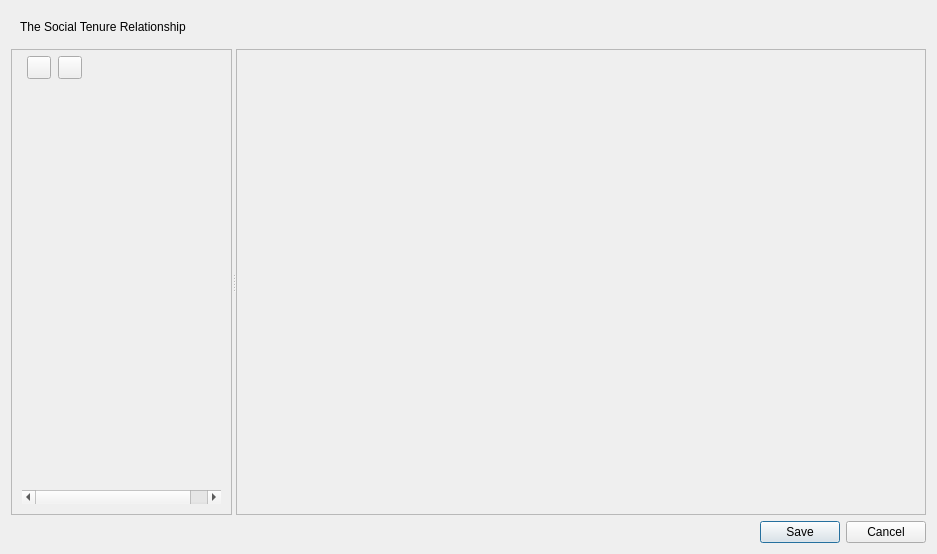
<?xml version="1.0" encoding="UTF-8"?>
<ui version="4.0">
 <class>STREditor</class>
 <widget class="QDialog" name="STREditor">
  <property name="geometry">
   <rect>
    <x>0</x>
    <y>0</y>
    <width>937</width>
    <height>554</height>
   </rect>
  </property>
  <property name="sizePolicy">
   <sizepolicy hsizetype="Expanding" vsizetype="Expanding">
    <horstretch>0</horstretch>
    <verstretch>0</verstretch>
   </sizepolicy>
  </property>
  <property name="minimumSize">
   <size>
    <width>600</width>
    <height>400</height>
   </size>
  </property>
  <property name="windowTitle">
   <string>New Social Tenure Relationship</string>
  </property>
  <layout class="QVBoxLayout" name="verticalLayout_9">
   <item>
    <layout class="QHBoxLayout" name="horizontalLayout">
     <item>
      <layout class="QVBoxLayout" name="str_notification"/>
     </item>
    </layout>
   </item>
   <item>
    <widget class="QWidget" name="top_description" native="true">
     <layout class="QVBoxLayout" name="verticalLayout_10">
      <item>
       <widget class="QLabel" name="description_lbl">
        <property name="text">
         <string>The Social Tenure Relationship</string>
        </property>
       </widget>
      </item>
     </layout>
    </widget>
   </item>
   <item>
    <widget class="QSplitter" name="splitter">
     <property name="sizePolicy">
      <sizepolicy hsizetype="Expanding" vsizetype="Expanding">
       <horstretch>0</horstretch>
       <verstretch>0</verstretch>
      </sizepolicy>
     </property>
     <property name="minimumSize">
      <size>
       <width>300</width>
       <height>300</height>
      </size>
     </property>
     <property name="orientation">
      <enum>Qt::Horizontal</enum>
     </property>
     <widget class="QFrame" name="str_tree_view_frame">
      <property name="sizePolicy">
       <sizepolicy hsizetype="MinimumExpanding" vsizetype="Expanding">
        <horstretch>0</horstretch>
        <verstretch>0</verstretch>
       </sizepolicy>
      </property>
      <property name="minimumSize">
       <size>
        <width>70</width>
        <height>100</height>
       </size>
      </property>
      <property name="maximumSize">
       <size>
        <width>350</width>
        <height>500000</height>
       </size>
      </property>
      <property name="frameShape">
       <enum>QFrame::StyledPanel</enum>
      </property>
      <layout class="QVBoxLayout" name="verticalLayout">
       <property name="spacing">
        <number>1</number>
       </property>
       <property name="leftMargin">
        <number>10</number>
       </property>
       <property name="topMargin">
        <number>1</number>
       </property>
       <property name="rightMargin">
        <number>10</number>
       </property>
       <property name="bottomMargin">
        <number>10</number>
       </property>
       <item>
        <layout class="QHBoxLayout" name="horizontalLayout_2">
         <property name="spacing">
          <number>7</number>
         </property>
         <property name="leftMargin">
          <number>5</number>
         </property>
         <property name="topMargin">
          <number>5</number>
         </property>
         <property name="bottomMargin">
          <number>5</number>
         </property>
         <item>
          <widget class="QToolButton" name="add_str_btn">
           <property name="toolTip">
            <string>Add Social Tenure Relationship</string>
           </property>
           <property name="text">
            <string/>
           </property>
          </widget>
         </item>
         <item>
          <widget class="QToolButton" name="remove_str_btn">
           <property name="toolTip">
            <string>Remove Social Tenure Relationship</string>
           </property>
           <property name="text">
            <string/>
           </property>
          </widget>
         </item>
         <item>
          <spacer name="horizontalSpacer">
           <property name="orientation">
            <enum>Qt::Horizontal</enum>
           </property>
           <property name="sizeType">
            <enum>QSizePolicy::MinimumExpanding</enum>
           </property>
           <property name="sizeHint" stdset="0">
            <size>
             <width>40</width>
             <height>20</height>
            </size>
           </property>
          </spacer>
         </item>
        </layout>
       </item>
       <item>
        <widget class="QScrollArea" name="scrollArea">
         <property name="sizePolicy">
          <sizepolicy hsizetype="MinimumExpanding" vsizetype="Expanding">
           <horstretch>0</horstretch>
           <verstretch>0</verstretch>
          </sizepolicy>
         </property>
         <property name="minimumSize">
          <size>
           <width>50</width>
           <height>100</height>
          </size>
         </property>
         <property name="frameShape">
          <enum>QFrame::NoFrame</enum>
         </property>
         <property name="frameShadow">
          <enum>QFrame::Sunken</enum>
         </property>
         <property name="lineWidth">
          <number>1</number>
         </property>
         <property name="widgetResizable">
          <bool>true</bool>
         </property>
         <widget class="QWidget" name="tree_view_container">
          <property name="geometry">
           <rect>
            <x>0</x>
            <y>0</y>
            <width>220</width>
            <height>389</height>
           </rect>
          </property>
          <property name="sizePolicy">
           <sizepolicy hsizetype="Expanding" vsizetype="Expanding">
            <horstretch>0</horstretch>
            <verstretch>0</verstretch>
           </sizepolicy>
          </property>
          <property name="minimumSize">
           <size>
            <width>220</width>
            <height>100</height>
           </size>
          </property>
         </widget>
        </widget>
       </item>
      </layout>
     </widget>
     <widget class="QStackedWidget" name="component_container">
      <property name="sizePolicy">
       <sizepolicy hsizetype="Expanding" vsizetype="Expanding">
        <horstretch>0</horstretch>
        <verstretch>0</verstretch>
       </sizepolicy>
      </property>
      <property name="frameShape">
       <enum>QFrame::StyledPanel</enum>
      </property>
      <property name="midLineWidth">
       <number>0</number>
      </property>
      <property name="currentIndex">
       <number>3</number>
      </property>
      <widget class="QWidget" name="componentPage1">
       <layout class="QVBoxLayout" name="verticalLayout_2">
        <item>
         <widget class="QLabel" name="str_introduction">
          <property name="text">
           <string>&lt;html&gt;&lt;head/&gt;&lt;body&gt;&lt;p&gt;Social Tenure
                                                Relationship (STR) refers to the right or 'relationship' between party
                                                and spatial unit (which is represented as polygons on the map). The two
                                                entities are related through a tenure right. &lt;/p&gt;&lt;p&gt;This
                                                module provides a mechanism to link the two entities with a tenure type
                                                and substanciated by supporting documents. &lt;/p&gt;&lt;p&gt;To begin,
                                                click on the 'Party' item in the left side.&lt;/p&gt;&lt;/body&gt;&lt;/html&gt;
                                            </string>
          </property>
          <property name="wordWrap">
           <bool>true</bool>
          </property>
         </widget>
        </item>
        <item>
         <spacer name="verticalSpacer">
          <property name="orientation">
           <enum>Qt::Vertical</enum>
          </property>
          <property name="sizeHint" stdset="0">
           <size>
            <width>20</width>
            <height>40</height>
           </size>
          </property>
         </spacer>
        </item>
       </layout>
      </widget>
      <widget class="QWidget" name="componentPage2">
       <layout class="QVBoxLayout" name="verticalLayout_16">
        <item>
         <layout class="QVBoxLayout" name="party_layout">
          <property name="spacing">
           <number>7</number>
          </property>
         </layout>
        </item>
       </layout>
      </widget>
      <widget class="QWidget" name="componentPage3">
       <layout class="QVBoxLayout" name="verticalLayout_3">
        <item>
         <widget class="QTabWidget" name="tabWidget">
          <property name="currentIndex">
           <number>0</number>
          </property>
          <widget class="QWidget" name="spatial_unit_tab">
           <attribute name="title">
            <string>Add Spatial Unit</string>
           </attribute>
           <layout class="QVBoxLayout" name="verticalLayout_4">
            <item>
             <widget class="QWidget" name="spatial_unit_box" native="true"/>
            </item>
           </layout>
          </widget>
          <widget class="QWidget" name="mirror_map_tab">
           <attribute name="title">
            <string>Preview Spatial Unit</string>
           </attribute>
           <layout class="QVBoxLayout" name="verticalLayout_5">
            <item>
             <widget class="SpatialPreview" name="mirror_map">
              <property name="currentIndex">
               <number>-1</number>
              </property>
             </widget>
            </item>
           </layout>
          </widget>
         </widget>
        </item>
       </layout>
      </widget>
      <widget class="QWidget" name="componentPage4">
       <layout class="QVBoxLayout" name="verticalLayout_8">
        <item>
         <widget class="QScrollArea" name="scrollArea_3">
          <property name="frameShape">
           <enum>QFrame::NoFrame</enum>
          </property>
          <property name="frameShadow">
           <enum>QFrame::Plain</enum>
          </property>
          <property name="widgetResizable">
           <bool>true</bool>
          </property>
          <widget class="QWidget" name="str_type_widget">
           <property name="enabled">
            <bool>true</bool>
           </property>
           <property name="geometry">
            <rect>
             <x>0</x>
             <y>0</y>
             <width>679</width>
             <height>430</height>
            </rect>
           </property>
          </widget>
         </widget>
        </item>
       </layout>
      </widget>
      <widget class="QWidget" name="componentPage41">
       <layout class="QVBoxLayout" name="verticalLayout_11">
        <item>
         <layout class="QVBoxLayout" name="cont_box">
          <item>
           <widget class="QTabWidget" name="custom_tenure_tab"/>
          </item>
         </layout>
        </item>
       </layout>
      </widget>
      <widget class="QWidget" name="componentPage5">
       <layout class="QVBoxLayout" name="verticalLayout_7">
        <item>
         <layout class="QGridLayout" name="gridLayout_6">
          <item row="0" column="1">
           <widget class="QComboBox" name="doc_type_cbo">
            <property name="sizePolicy">
             <sizepolicy hsizetype="Expanding" vsizetype="Fixed">
              <horstretch>0</horstretch>
              <verstretch>0</verstretch>
             </sizepolicy>
            </property>
            <property name="minimumSize">
             <size>
              <width>0</width>
              <height>30</height>
             </size>
            </property>
            <property name="maximumSize">
             <size>
              <width>16777215</width>
              <height>32</height>
             </size>
            </property>
           </widget>
          </item>
          <item row="0" column="2">
           <widget class="QPushButton" name="add_documents_btn">
            <property name="sizePolicy">
             <sizepolicy hsizetype="Expanding" vsizetype="Fixed">
              <horstretch>0</horstretch>
              <verstretch>0</verstretch>
             </sizepolicy>
            </property>
            <property name="minimumSize">
             <size>
              <width>0</width>
              <height>30</height>
             </size>
            </property>
            <property name="maximumSize">
             <size>
              <width>16777215</width>
              <height>32</height>
             </size>
            </property>
            <property name="text">
             <string>Add Supporting Document</string>
            </property>
           </widget>
          </item>
          <item row="0" column="0">
           <widget class="QLabel" name="label_4">
            <property name="maximumSize">
             <size>
              <width>100</width>
              <height>32</height>
             </size>
            </property>
            <property name="text">
             <string>Document Type</string>
            </property>
           </widget>
          </item>
         </layout>
        </item>
        <item>
         <widget class="QFrame" name="frame_3">
          <property name="sizePolicy">
           <sizepolicy hsizetype="Expanding" vsizetype="Expanding">
            <horstretch>0</horstretch>
            <verstretch>0</verstretch>
           </sizepolicy>
          </property>
          <property name="autoFillBackground">
           <bool>false</bool>
          </property>
          <layout class="QVBoxLayout" name="verticalLayout_6">
           <property name="spacing">
            <number>0</number>
           </property>
           <property name="sizeConstraint">
            <enum>QLayout::SetDefaultConstraint</enum>
           </property>
           <property name="leftMargin">
            <number>0</number>
           </property>
           <property name="topMargin">
            <number>8</number>
           </property>
           <property name="rightMargin">
            <number>0</number>
           </property>
           <property name="bottomMargin">
            <number>0</number>
           </property>
           <item>
            <layout class="QVBoxLayout" name="supporting_doc_box">
             <property name="spacing">
              <number>0</number>
             </property>
            </layout>
           </item>
          </layout>
         </widget>
        </item>
       </layout>
      </widget>
      <widget class="QWidget" name="componentPage6">
       <layout class="QVBoxLayout" name="verticalLayout_17">
        <item>
         <layout class="QHBoxLayout" name="horizontalLayout_3">
          <item>
           <widget class="QLabel" name="label_7">
            <property name="text">
             <string>Tenure duration</string>
            </property>
           </widget>
          </item>
          <item>
           <widget class="QSpinBox" name="tenure_duration">
            <property name="maximum">
             <number>200</number>
            </property>
           </widget>
          </item>
          <item>
           <widget class="QRadioButton" name="in_years">
            <property name="text">
             <string>In years</string>
            </property>
            <property name="checked">
             <bool>true</bool>
            </property>
           </widget>
          </item>
          <item>
           <widget class="QRadioButton" name="in_months">
            <property name="text">
             <string>In months</string>
            </property>
           </widget>
          </item>
          <item>
           <spacer name="horizontalSpacer_3">
            <property name="orientation">
             <enum>Qt::Horizontal</enum>
            </property>
            <property name="sizeHint" stdset="0">
             <size>
              <width>40</width>
              <height>20</height>
             </size>
            </property>
           </spacer>
          </item>
         </layout>
        </item>
        <item>
         <layout class="QHBoxLayout" name="horizontalLayout_4">
          <item>
           <widget class="QLabel" name="label_8">
            <property name="text">
             <string>Validity period from</string>
            </property>
           </widget>
          </item>
          <item>
           <widget class="QDateEdit" name="validity_from_date">
            <property name="calendarPopup">
             <bool>true</bool>
            </property>
           </widget>
          </item>
          <item>
           <widget class="QLabel" name="label_9">
            <property name="text">
             <string>to</string>
            </property>
           </widget>
          </item>
          <item>
           <widget class="QDateEdit" name="validity_to_date">
            <property name="calendarPopup">
             <bool>true</bool>
            </property>
           </widget>
          </item>
          <item>
           <spacer name="horizontalSpacer_2">
            <property name="orientation">
             <enum>Qt::Horizontal</enum>
            </property>
            <property name="sizeHint" stdset="0">
             <size>
              <width>40</width>
              <height>20</height>
             </size>
            </property>
           </spacer>
          </item>
         </layout>
        </item>
        <item>
         <spacer name="verticalSpacer_2">
          <property name="orientation">
           <enum>Qt::Vertical</enum>
          </property>
          <property name="sizeType">
           <enum>QSizePolicy::Fixed</enum>
          </property>
          <property name="sizeHint" stdset="0">
           <size>
            <width>20</width>
            <height>300</height>
           </size>
          </property>
         </spacer>
        </item>
       </layout>
      </widget>
     </widget>
    </widget>
   </item>
   <item>
    <widget class="QDialogButtonBox" name="buttonBox">
     <property name="orientation">
      <enum>Qt::Horizontal</enum>
     </property>
     <property name="standardButtons">
      <set>QDialogButtonBox::Cancel|QDialogButtonBox::Save</set>
     </property>
    </widget>
   </item>
  </layout>
 </widget>
 <customwidgets>
  <customwidget>
   <class>SpatialPreview</class>
   <extends>QTabWidget</extends>
   <header location="global">stdm.ui.property_preview</header>
   <container>1</container>
  </customwidget>
 </customwidgets>
 <resources/>
 <connections>
  <connection>
   <sender>buttonBox</sender>
   <signal>accepted()</signal>
   <receiver>STREditor</receiver>
   <slot>accept()</slot>
   <hints>
    <hint type="sourcelabel">
     <x>248</x>
     <y>254</y>
    </hint>
    <hint type="destinationlabel">
     <x>157</x>
     <y>274</y>
    </hint>
   </hints>
  </connection>
  <connection>
   <sender>buttonBox</sender>
   <signal>rejected()</signal>
   <receiver>STREditor</receiver>
   <slot>reject()</slot>
   <hints>
    <hint type="sourcelabel">
     <x>316</x>
     <y>260</y>
    </hint>
    <hint type="destinationlabel">
     <x>286</x>
     <y>274</y>
    </hint>
   </hints>
  </connection>
 </connections>
</ui>
